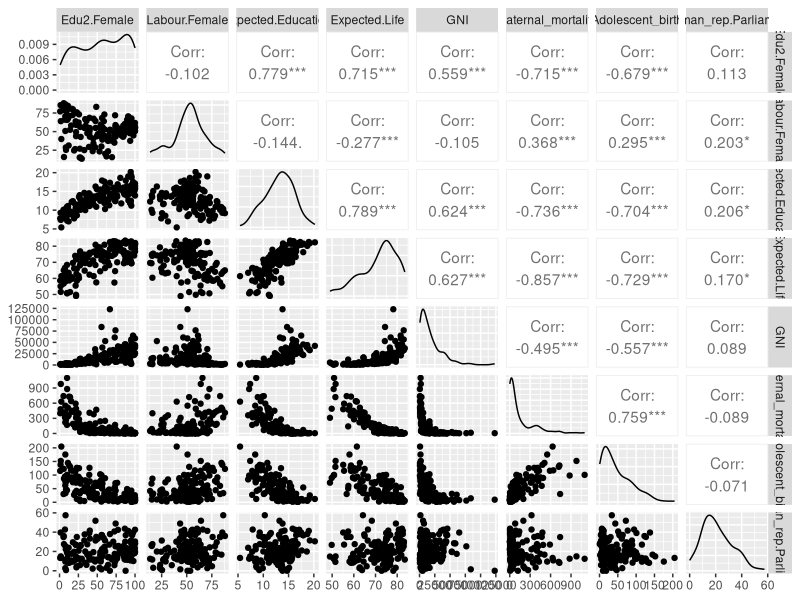
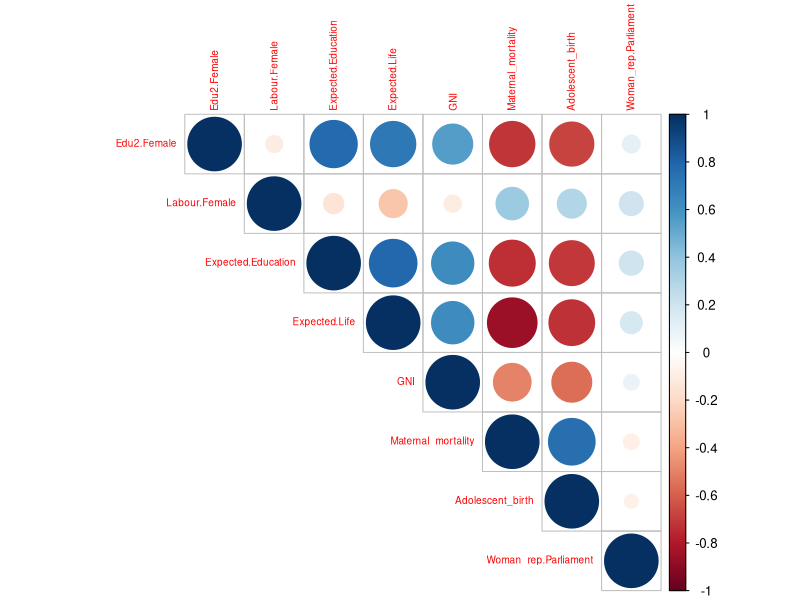
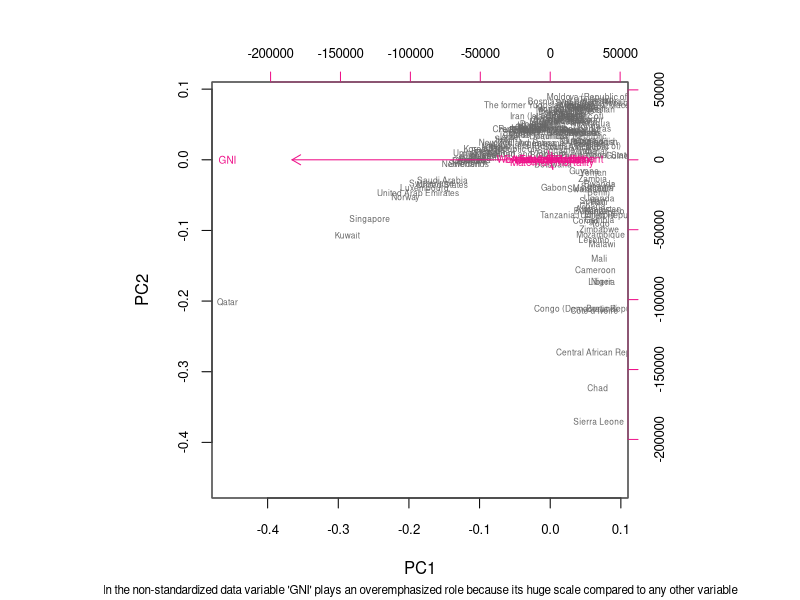
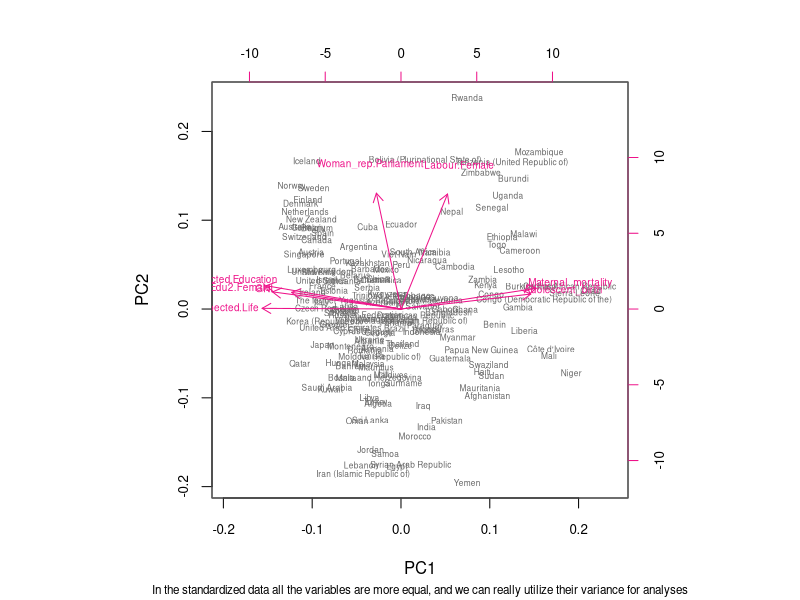
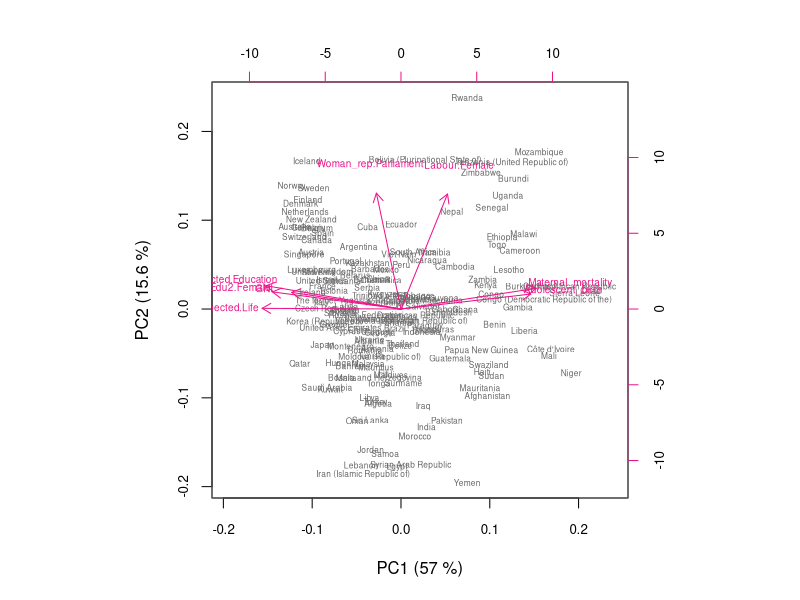

The R source for these figures, in order:
## ---- chunk 1
# Set working directory:
setwd("C:/Users/mikniemi/OneDrive - University of Helsinki/OpenDataScience/IODS/IODS-project")

# Access the necessary tool packages:
library(dplyr)
library(corrplot)
library(GGally)

# Load and explore the exercise data:
human <- read.table("Data/human.txt")
summary(human)
ggpairs(human)
## ---- chunk 2
# Compute the correlation matrix and visualize it with corrplot:
cor(human) %>% corrplot(type = "upper", tl.cex=0.6)
## ---- chunk 3
# Perform principal component analysis on the not standardized data (SVD method):
pca_human <- prcomp(human)

# Draw a biplot of the principal component representation and the original variables
biplot(pca_human, choices = 1:2, cex = c(0.5, 0.6), col = c("grey40", "deeppink2"), sub = "In the non-standardized data variable 'GNI' plays an overemphasized role because its huge scale compared to any other variable", cex.sub = 0.7, cex.axis = 0.8)
## ---- chunk 4
# Standardize the variables:
human_std <- scale(human)

# Perform principal component analysis on the standardized data (SVD method):
pca_human_std <- prcomp(human_std)

# Draw a biplot of the principal component representation and the original variables:
biplot(pca_human_std, choices = 1:2, cex = c(0.5, 0.6), col = c("grey40", "deeppink2"), sub = "In the standardized data all the variables are more equal, and we can really utilize their variance for analyses", cex.sub = 0.7, cex.axis = 0.8)
## ---- chunk 5
# Calculate summary of principal component analysis:
s <- summary(pca_human_std)

# Calculate and print out rounded percentages of variance captured by each PC:
pca_pr <- round(1*s$importance[2, ]*100, digits = 1)
pca_pr
## ---- chunk 6
# Let's adjust biplot by creating object 'pc_lab' to be used as axis labels:
pc_lab <- paste0(names(pca_pr), " (", pca_pr, " %)")

# draw a biplot
biplot(pca_human_std, cex = c(0.5, 0.6), col = c("grey40", "deeppink2"), cex.axis = 0.8, xlab = pc_lab[1], ylab = pc_lab[2])
